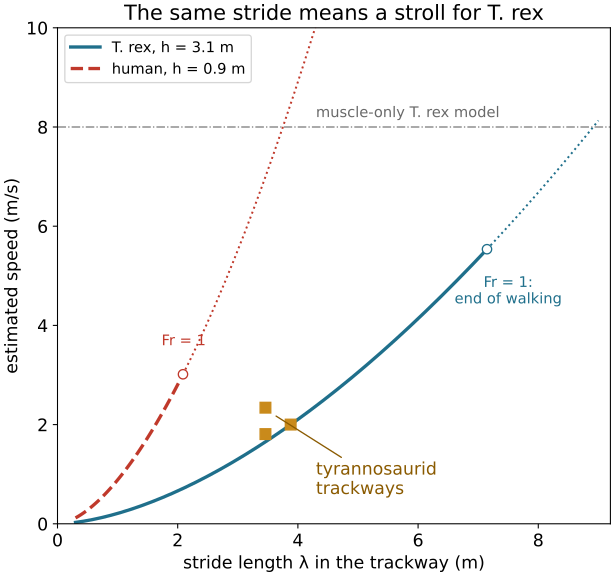

Python code for this plot:
# trex_speed.py – From “How Fast Was T. rex? Footprints, Bones and Physics”
# https://wildbionics.com/articles/trex-running/ · Code: MIT licence
# Needs: python3 -m pip install numpy matplotlib
# Run: python3 trex_speed.py   (https://wildbionics.com/run-code/)

import numpy as np
import matplotlib.pyplot as plt

# How fast was the maker of a fossil trackway? Speed from stride length and hip height.
G = 9.81                 # acceleration of gravity (m/s²)
HIP_TREX = 3.10          # hip height of the adult T. rex "Trix" (m), as used by van Bijlert et al.
HIP_HUMAN = 0.90         # hip height of an adult human (m) – assumed
UNCERTAINTY = 1.5        # mammal data scatter around the rule by factors up to 1.5
TRACKWAYS = {            # name: (stride length λ in m, hip height h in m)
    "tyrannosaurid trackway, straight leg": (3.46, 2.87),
    "tyrannosaurid trackway, bent leg": (3.46, 2.30),
    "same trackway scaled to T. rex": (3.88, HIP_TREX),
    "human walking (assumed)": (1.40, HIP_HUMAN),
}
SIMULATED_TOP_SPEED = 8.0    # T. rex model limited by muscle only (m/s), leg length 3.089 m


def froude(speed, hip, g=G):
    """Froude number v²/(g·h): the 'speed number' that is equal for dynamically similar gaits."""
    return speed**2 / (g * hip)


def speed_from_trackway(stride, hip, g=G):
    """Alexander's rule for dynamically similar animals, λ/h ≈ 2.3·Fr^0.3, solved for v:
    Fr = (λ / 2.3h)^(1/0.3), v = √(Fr·g·h) ≈ 0.25·√g·λ^1.67·h^-1.17."""
    fr = (stride / (2.3 * hip)) ** (1 / 0.3)
    return np.sqrt(fr * g * hip)


def walking_limit(hip, g=G):
    """At Fr = 1 gravity can no longer hold the body on its arc over the foot: v = √(g·h)."""
    return np.sqrt(g * hip)


for name, (stride, hip) in TRACKWAYS.items():
    v = speed_from_trackway(stride, hip)
    print(f"{name}: λ/h = {stride / hip:.2f} → {v:.1f} m/s = {3.6 * v:.1f} km/h (Fr = {froude(v, hip):.2f})")

v_trex = speed_from_trackway(*TRACKWAYS["same trackway scaled to T. rex"])
print(f"with the scatter of the rule (×/÷ {UNCERTAINTY}), the scaled T. rex trackway gives "
      f"{3.6 * v_trex / UNCERTAINTY:.0f}–{3.6 * v_trex * UNCERTAINTY:.0f} km/h")
v_limit = walking_limit(HIP_TREX)
print(f"walking limit of T. rex (Fr = 1): {v_limit:.1f} m/s = {3.6 * v_limit:.0f} km/h")
print(f"muscle-only simulation: {SIMULATED_TOP_SPEED:.1f} m/s = {3.6 * SIMULATED_TOP_SPEED:.0f} km/h "
      f"(Fr = {froude(SIMULATED_TOP_SPEED, 3.089):.1f}) – a running gait")

plt.rcParams["font.size"] = 13      # large type: the chart stays readable on a phone
fig, ax = plt.subplots(figsize=(6.4, 6.0), layout="constrained")
for hip, label, color, style in ((HIP_TREX, "T. rex, h = 3.1 m", "#1f6f8b", "-"),
                                 (HIP_HUMAN, "human, h = 0.9 m", "#c0392b", "--")):
    stride = np.linspace(0.3, 9.0, 400)
    v = speed_from_trackway(stride, hip)
    walk = v <= walking_limit(hip)
    ax.plot(stride[walk], v[walk], lw=2.5, ls=style, color=color, label=label)
    ax.plot(stride[~walk], v[~walk], lw=1.5, ls=":", color=color)
    i = np.argmax(~walk)
    ax.plot(stride[i], v[i], "o", ms=7, mfc="white", color=color)
ax.text(7.5, 5.0, "Fr = 1:\nend of walking", va="top", ha="center", fontsize=11, color="#1f6f8b")
ax.text(2.1, 3.6, "Fr = 1", ha="center", fontsize=11, color="#c0392b")
for name, (stride, hip) in list(TRACKWAYS.items())[:3]:
    ax.plot(stride, speed_from_trackway(stride, hip), "s", ms=8, color="#c98a1b")
ax.annotate("tyrannosaurid\ntrackways", xy=(3.6, 2.2), xytext=(4.3, 0.6), color="#8a5a00",
            arrowprops=dict(arrowstyle="-", color="#8a5a00"))
ax.axhline(SIMULATED_TOP_SPEED, color="grey", lw=1, ls="-.")
ax.text(4.3, SIMULATED_TOP_SPEED + 0.2, "muscle-only T. rex model", fontsize=11, color="dimgrey")
ax.set_xlabel("stride length λ in the trackway (m)")
ax.set_ylabel("estimated speed (m/s)")
ax.set_xlim(0, 9.2)
ax.set_ylim(0, 10)
ax.set_title("The same stride means a stroll for T. rex")
ax.legend(loc="upper left", fontsize=11)
plt.show()
